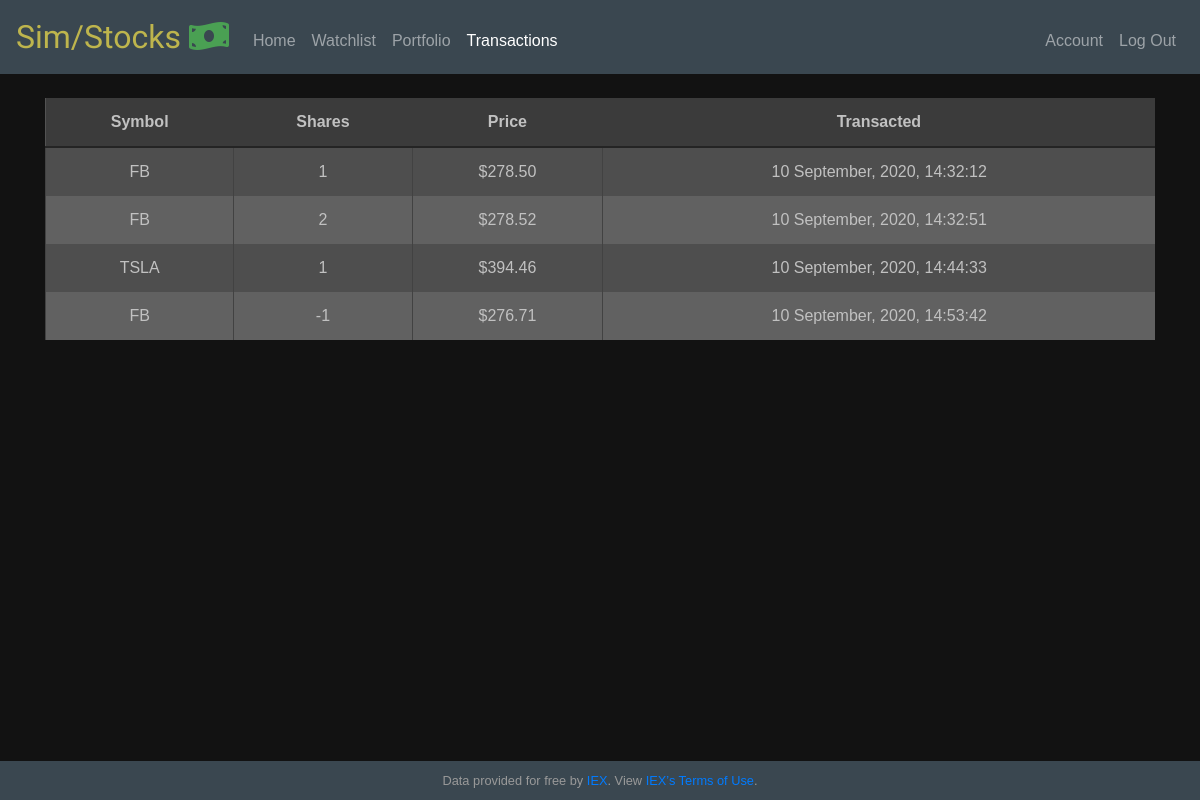
Screenshot of /history (signed in) with the database file from the repository.
### app/models.py (models this page shows, shortened)
class History(db.Model):
  id = db.Column(db.Integer, primary_key=True)
  symbol = db.Column(db.String(6), nullable=False)
  name = db.Column(db.String(200), nullable=False)
  price = db.Column(db.Numeric(), nullable=False)
  share = db.Column(db.Integer, nullable=False)
  time = db.Column(db.DateTime, index=True, default=datetime.utcnow)
  user_id = db.Column(db.Integer, db.ForeignKey("users.id"), nullable=False)

### app/routes.py (the view)
@app.route("/history")
@login_required
def history():
  user = Users.query.filter_by(username=current_user.username).first_or_404()
  h = History.query.filter_by(user=user).all()
  return render_template("history.html", rows=h)

### app/helper.py (called while the page is built)
def usd(value):
    return f"${value:,.2f}"

### app/models.py (called while the page is built)
@login.user_loader
def load_user(id):
  return Users.query.get(int(id))

### app/templates/history.html (shortened to what this page needs)
{% extends "layout.html" %}
{% set active_page = "history" %}
{% block main %}
    <div id="history">
        <table class="table table-striped">
            <thead>
                <tr>
                    <th scope="col">Symbol</th>
                    <th scope="col">Shares</th>
                    <th scope="col">Price</th>
                    <th scope="col">Transacted</th>
                </tr>
            </thead>
            <tbody>
            {% for row in rows %}
            <tr>
                <td>{{ row.symbol }}</td>
                <td>{{ row.share }}</td>
                <td>{{ row.price | usd }}</td>
                <td>{{ row.time.strftime("%d %B, %Y, %H:%M:%S") }}</td>
            </tr>
            {% endfor %}
            </tbody>
        </table>
    </div>
{% endblock %}

### app/templates/layout.html (shortened to what this page needs)
<!DOCTYPE html>
<html lang="en">
    <head>
        <link rel="stylesheet" href="https://stackpath.bootstrapcdn.com/bootstrap/4.5.2/css/bootstrap.min.css">
        <link rel="stylesheet" href="https://use.fontawesome.com/releases/v5.14.0/css/all.css">
        <link rel="stylesheet" href="https://unpkg.com/flickity@2/dist/flickity.min.css">
        <link rel="stylesheet" href="/static/styles.css">
    </head>
    <body id="body">
        <div class="content">
        <nav class="navbar navbar-expand-md navbar-dark">
            <a class="navbar-brand" id="navIcon" href="/">Sim/Stocks <i class="fas fa-money-bill-wave" id="money"></i></a>
            <div class="collapse navbar-collapse" id="navbar">
                {% if current_user.is_authenticated %}
                    <ul class="navbar-nav mr-auto mt-2">
                        <li class="nav-item {{ 'active' if active_page == 'index' else ''}}"><a class="nav-link" href="/">Home</a></li>
                        <li class="nav-item {{ 'active' if active_page == 'watchlist' else ''}}"><a class="nav-link" href="/watchlist">Watchlist</a></li>
                        <li class="nav-item {{ 'active' if active_page == 'portfolio' else ''}}"><a class="nav-link" href="/portfolio">Portfolio</a></li>
                        <li class="nav-item {{ 'active' if active_page == 'history' else ''}}"><a class="nav-link" href="/history">Transactions</a></li>
                    </ul>
                    <ul class="navbar-nav ml-auto mt-2">
                        <li class="nav-item {{ 'active' if active_page == 'account' else ''}}"><a class="nav-link" href="/account">Account</a></li>
                        <li class="nav-item"><a class="nav-link" href="/logout">Log Out</a></li>
                    </ul>
                {% else %}
                    <ul class="navbar-nav ml-auto mt-2">
                        <li class="nav-item {{ 'active' if active_page == 'register' else ''}}"><a class="nav-link" href="/register">Register</a></li>
                        <li class="nav-item {{ 'active' if active_page == 'login' else ''}}"><a class="nav-link" href="/login">Log In</a></li>
                    </ul>
                {% endif %}
            </div>
        </nav>
        <main class="container pt-4 pb-4">
            {% block main %}{% endblock %}
        </main>
        </div>
        <footer class="small text-center">
            Data provided for free by <a href="https://iextrading.com/developer">IEX</a>. View <a href="https://iextrading.com/api-exhibit-a/">IEX’s Terms of Use</a>.
        </footer>
    </body>
</html>

### app/static/styles.css (style rules this page uses)
nav .navbar-brand { font-size: xx-large; font-family: 'Domine', serif; }
nav { background-color: #3a4750; }
#navIcon { color: #beb54d; }
#money { color:#4aa053; }
html ,body { height: 100%; }
body { background-color: #121212; display: flex; flex-direction: column; color:#887C54; }
.content { flex: 1 0 auto; }
footer { flex-shrink: 0; background-color:#3a4750; padding: 10px; color: #999; }
main { overflow-x: auto; text-align: center; }
#history { max-height: 65vh; overflow-y: scroll; }
.table { background-color: #525252; }
.table tr:nth-child(even) { background-color: #616161; }
.table thead th { background-color: #3b3b3b; border-bottom: 2px solid #242424; }
.table td, .table th { border-top: none; border-bottom: none; color: #c1c1c1; }
thead { position: sticky; top: 0; }
.table td { border-left: 1px solid #424242; }
* { box-sizing: border-box; }
body { font-family: sans-serif; }

### rows the page displays
History: symbol "FB", share "1", price "$278.50", time "10 September, 2020, 14:32:12"
History: symbol "FB", share "2", price "$278.52", time "10 September, 2020, 14:32:51"
History: symbol "TSLA", share "1", price "$394.46", time "10 September, 2020, 14:44:33"
History: symbol "FB", share "-1", price "$276.71", time "10 September, 2020, 14:53:42"
